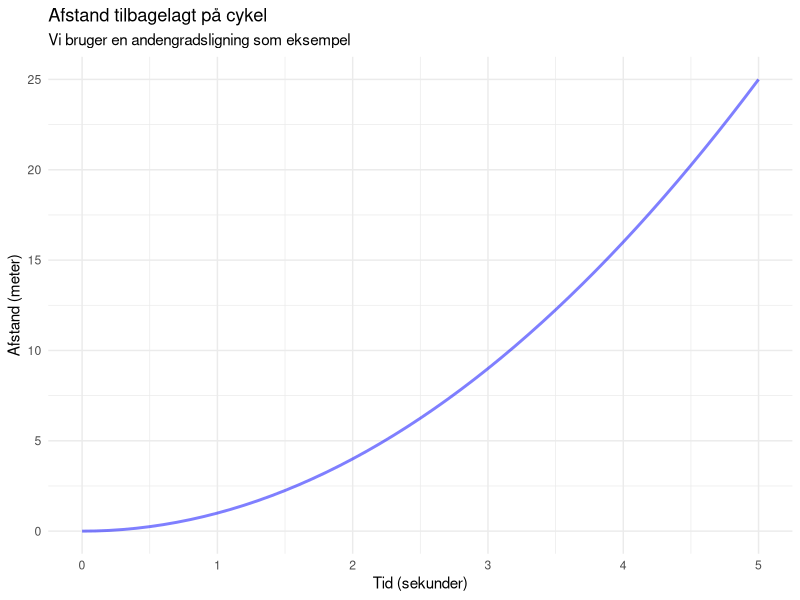
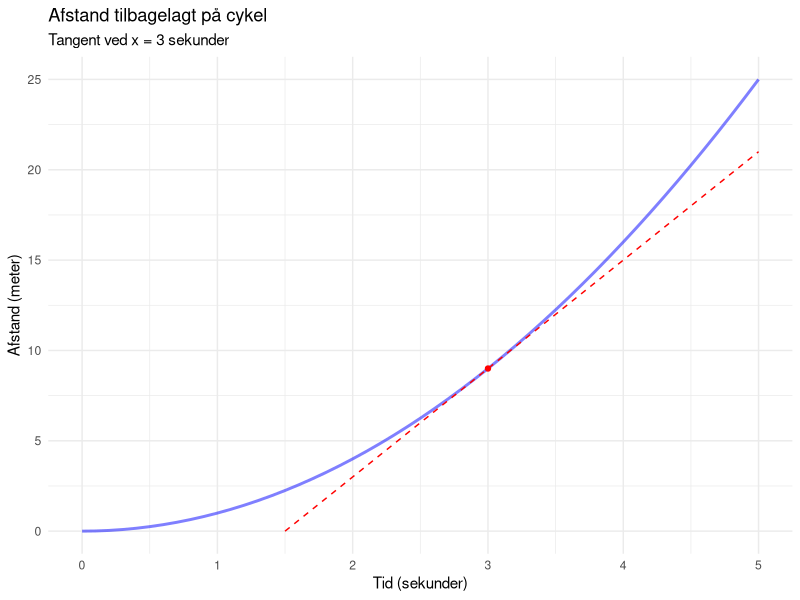
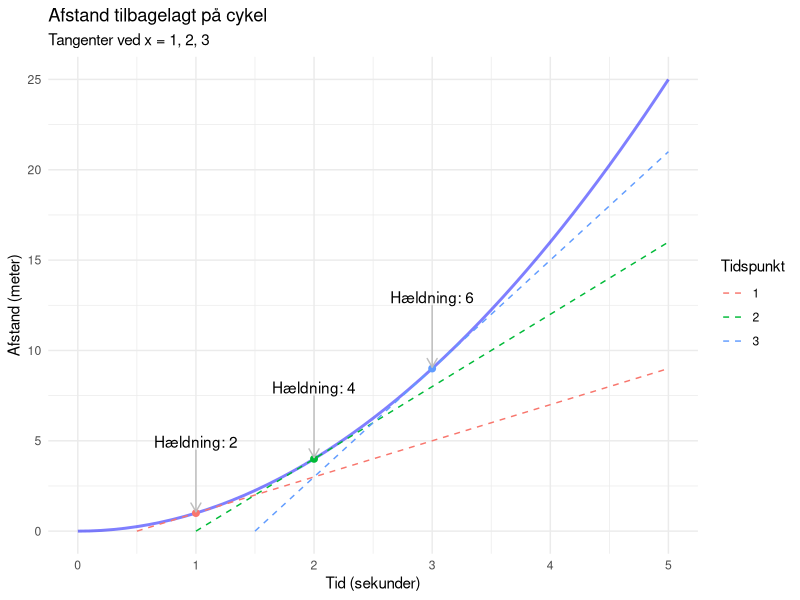
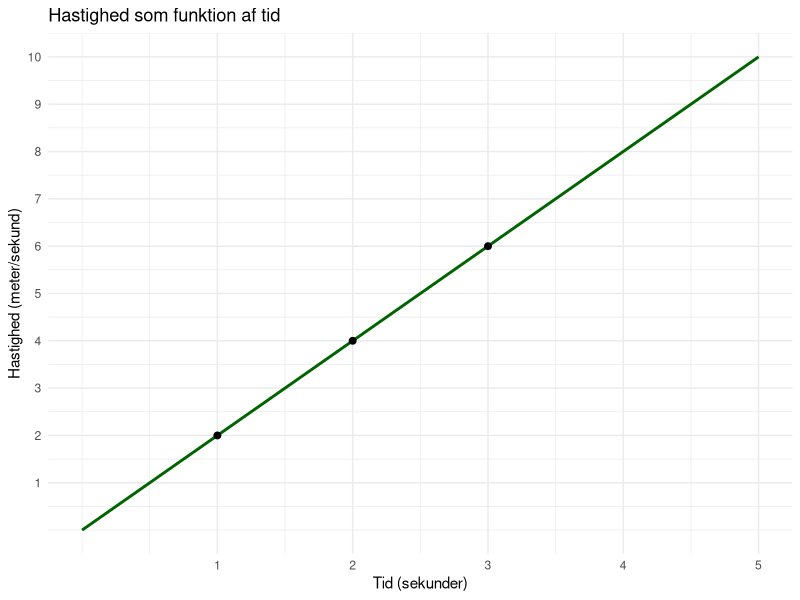
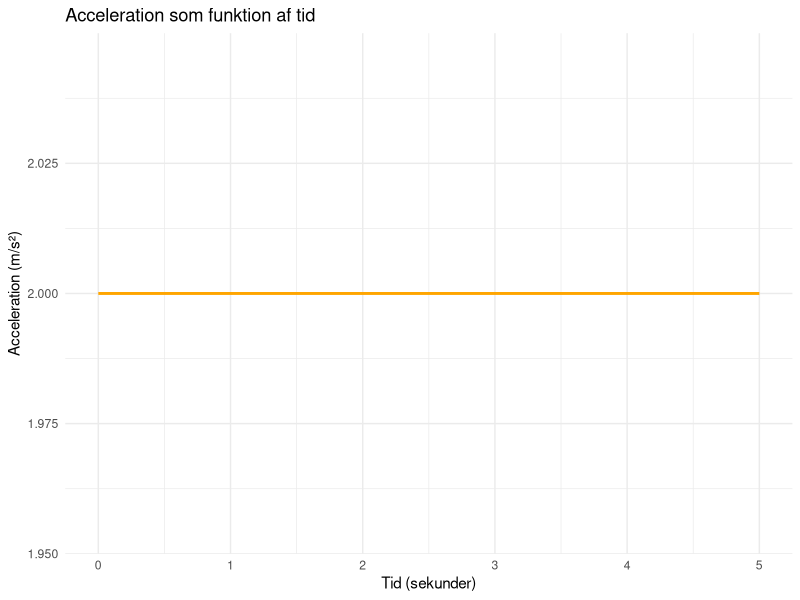
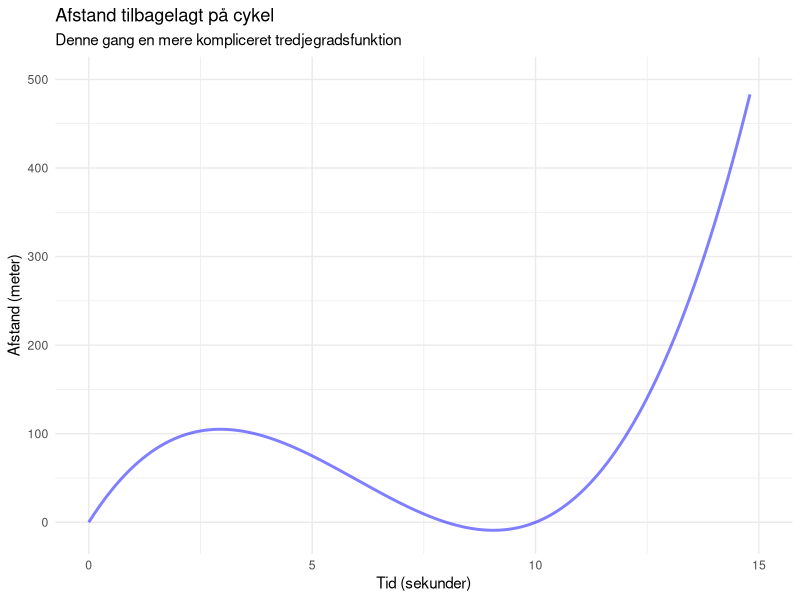
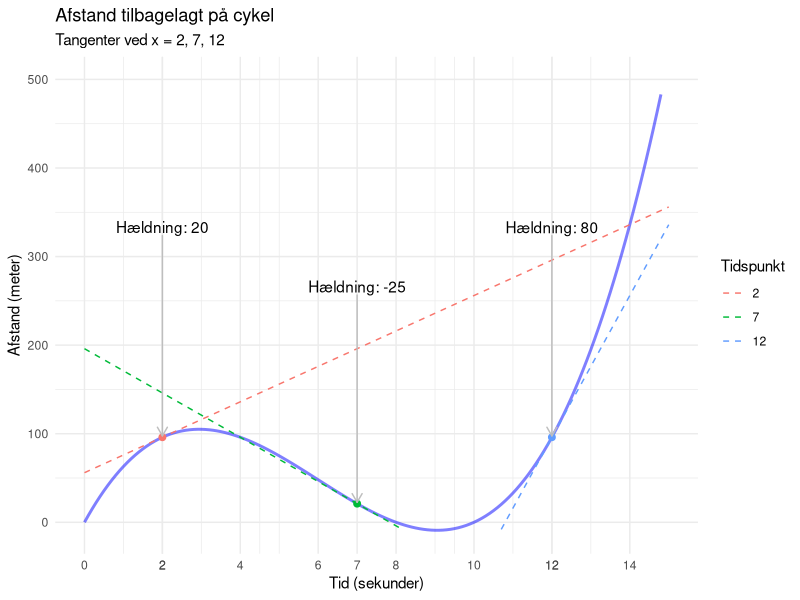
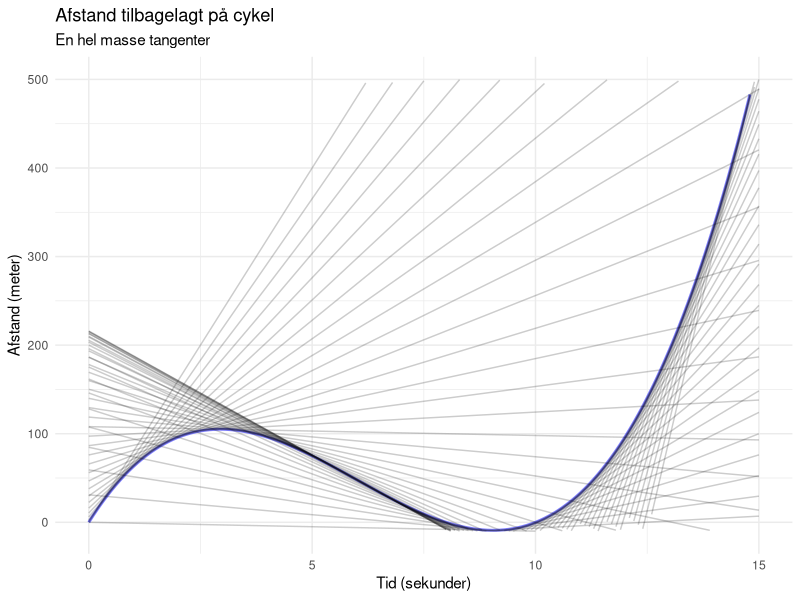

Reproduce these figures in R, in order.
## ---- chunk 1
library(tidyverse)
library(ggrepel)
theme_set(theme_minimal())
## ---- chunk 2
# Funktion for afstand
f <- function(x) x^2
data <- tibble(tid = seq(0, 5, by = 0.1), afstand = f(tid))
tangent_punkter <- seq(1, 3)

p1 <- ggplot(data, aes(x = tid, y = afstand)) +
  geom_line(color = "blue", size = 1, alpha = 0.5) +
  lims(x = c(0, 5), y = c(0, 25)) +
  labs(title = "Afstand tilbagelagt på cykel",
       subtitle = "Vi bruger en andengradsligning som eksempel",
       x = "Tid (sekunder)",
       y = "Afstand (meter)")

p1
## ---- chunk 3
fm <- function(x, x0) 2 * x0 * (x - x0) + f(x0) 

# Data til tangenter
tangent_data <- expand_grid(data, punkt = tangent_punkter) |> 
  mutate(y = fm(tid, punkt))

# Plot funktion og tangent
p1 +
  geom_line(data = filter(tangent_data, punkt == 3), aes(x = tid, y = y), color = "red", size = 0.5, linetype = "dashed") +
  geom_point(data = tibble(tid = 3, afstand = f(3)), color = "red") +
  labs(subtitle = "Tangent ved x = 3 sekunder") 
## ---- chunk 4
slopes <- tangent_data |> 
  distinct(punkt) |>
  mutate(afstand = f(punkt),
         slope = paste("Hældning:", 2 * punkt))

p1 + 
  geom_line(data = tangent_data, 
            aes(x = tid, y = y, color = factor(punkt), group = punkt),
            size = 0.5, linetype = "dashed") +
  geom_point(data = slopes, 
             aes(x = punkt, y = afstand, color = factor(punkt)),
             size = 2,
             show.legend = FALSE) +
  geom_text_repel(data = slopes, 
                  aes(x = punkt, y = afstand, label = slope),
                  seed = 8,
                  force = 100,
                  nudge_y = 0.1,
                  segment.size = 0.5,
                  direction = "y",
                  segment.color = "grey",
                  arrow = arrow(length = unit(0.02, "npc"))) +
  labs(subtitle = "Tangenter ved x = 1, 2, 3",
       color = "Tidspunkt")
## ---- chunk 5
# Plot hastighed
ggplot(data, aes(x = tid, y = 2*tid)) +
  geom_line(color = "darkgreen", size = 1) +
  geom_point(data = filter(data, tid %in% tangent_punkter), size = 2) +
  scale_x_continuous(breaks = seq(1, 5)) +
  scale_y_continuous(breaks = seq(1, 10)) +
  labs(title = "Hastighed som funktion af tid",
       x = "Tid (sekunder)",
       y = "Hastighed (meter/sekund)") 
## ---- chunk 6
ggplot(data, aes(x = tid, y = 2)) +
  geom_line(color = "orange", size = 1) +
  labs(title = "Acceleration som funktion af tid",
       x = "Tid (sekunder)",
       y = "Acceleration (m/s²)") +
  theme_minimal()
## ---- chunk 7
# Funktion for afstand
g <- function(x) x^3 - 18*x^2 + 80*x

data <- tibble(tid = seq(0, 15, by = 0.1), afstand = g(tid))

tangent_punkter <- c(2, 7, 12)

p2 <- ggplot(data, aes(x = tid, y = afstand)) +
  geom_line(color = "blue", size = 1, alpha = 0.5) +
  lims(x = c(0, 15), y = c(-10, 500)) +
  labs(title = "Afstand tilbagelagt på cykel",
       subtitle = "Denne gang en mere kompliceret tredjegradsfunktion",
       x = "Tid (sekunder)",
       y = "Afstand (meter)")

p2

## ---- chunk 8
# Funktion for tangentlinjen
gm <- function(x, x0) g(x0) + (3*x0^2 - 36*x0 + 80) * (x - x0)

# Data til tangenter
tangent_data <- expand_grid(data, punkt = tangent_punkter) |> 
  mutate(y = gm(tid, punkt))

# Beregn hældninger til labels
slopes <- tangent_data |> 
  distinct(punkt) |>
  mutate(afstand = g(punkt),
         slope = paste("Hældning:", round(3*punkt^2 - 36*punkt + 80, 2)))

# Plot funktion og tangenter
p2 +
  geom_line(data = tangent_data, 
            aes(x = tid, y = y, color = factor(punkt), group = punkt),
            size = 0.5, linetype = "dashed") +
  geom_point(data = slopes, 
             aes(x = punkt, y = afstand, color = factor(punkt)),
             size = 2,
             show.legend = FALSE) +
  geom_text_repel(data = slopes, 
                  aes(x = punkt, y = afstand, label = slope),
                  seed = 8,
                  force = 300,
                  nudge_y = 0.2,
                  segment.size = 0.5,
                  direction = "y",
                  segment.color = "grey",
                  arrow = arrow(length = unit(0.02, "npc"))) +
  scale_x_continuous(breaks = c(seq(0, 15, 2), tangent_punkter)) +
  labs(subtitle = paste("Tangenter ved x =", paste(tangent_punkter, collapse = ", ")),
       color = "Tidspunkt")
## ---- chunk 9
mange_tangent_punkter <- seq(0, 15, 0.2)

tangent_data <- expand_grid(data, punkt = mange_tangent_punkter) |> 
  mutate(y = gm(tid, punkt))

# Plot funktion og tangenter
p2 +
  geom_line(data = tangent_data, 
            aes(x = tid, y = y, group = punkt),
            size = 0.5, alpha = 0.2) +
  labs(subtitle = "En hel masse tangenter")

## ---- chunk 10
# Plot hastighed
ggplot(data, aes(x = tid, y = 3 * tid^2 - 36*tid + 80)) +
  geom_line(color = "darkgreen", size = 1) +
  geom_point(data = filter(data, tid %in% tangent_punkter), size = 2) +
  scale_x_continuous(breaks = c(seq(0, 15, 2), tangent_punkter)) +
  labs(title = "Hastighed som funktion af tid",
       x = "Tid (sekunder)",
       y = "Hastighed (meter/sekund)") 
## ---- chunk 11
ggplot(data, aes(x = tid, y = 6*tid-36)) +
  geom_line(color = "orange", size = 1) +
  scale_x_continuous(breaks = c(seq(0, 15, 2), tangent_punkter)) +
  labs(title = "Acceleration som funktion af tid",
       x = "Tid (sekunder)",
       y = "Acceleration (m/s²)")
